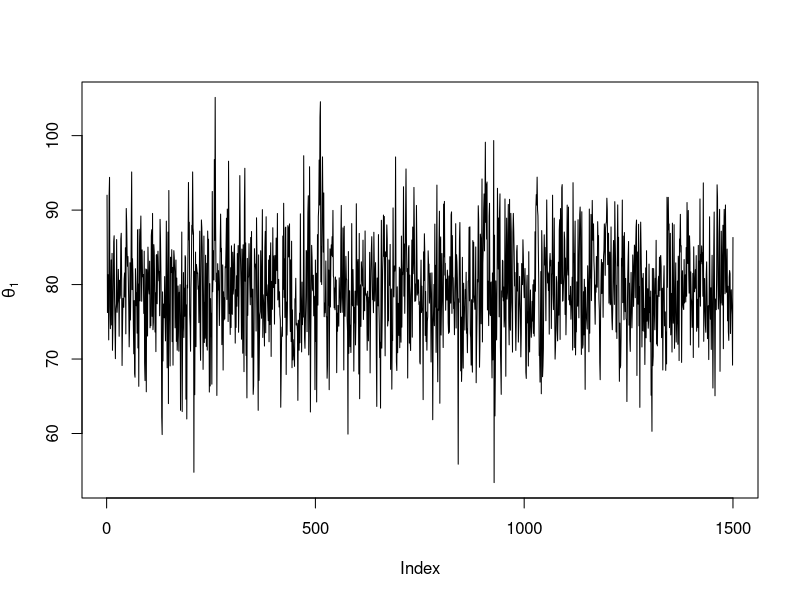
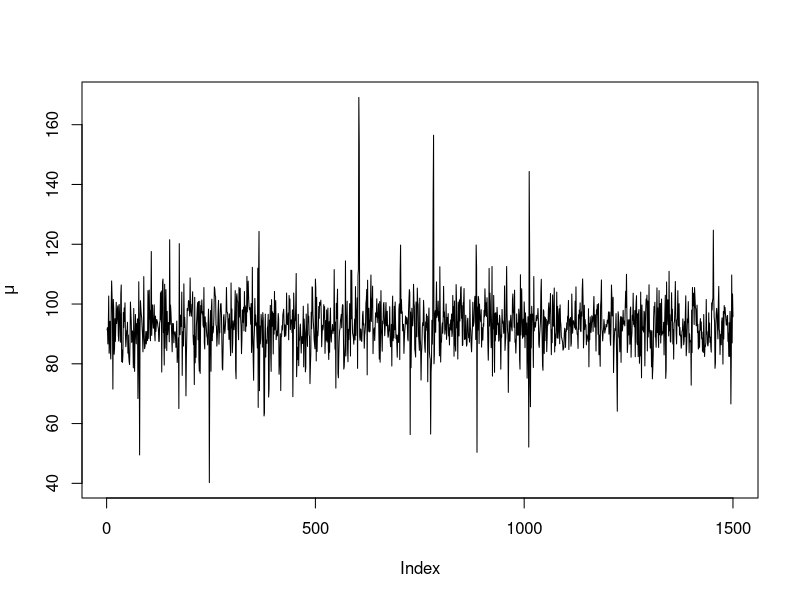

Here is the R script that generated these plots, in order:
## ---- chunk 1
knitr::opts_chunk$set(echo = TRUE)
## ---- chunk 2
# QC data set
qc <- matrix(c(1, 83,92,92,46,67,
               2, 117,109,114,104,87,
               3, 101,93,92,86,67,
               4, 105,119,116,102,116,
               5, 79,97,103,79,92,
               6, 57,92,104,77,100), byrow = TRUE, nrow = 6, ncol = 6)
qc <- qc[,-1] # each row j is associated with machine j
n.groups <- nrow(qc) # J
n.obs <- nrow(qc) * ncol(qc) # n
n.samples <- ncol(qc) # n_j
## ---- chunk 3
# gibbs sampler for seperate model

## ---- chunk 4
# gibbs sampler for pooled model

## ---- chunk 5
# functions to draw parameter from conditional distribution
update_theta <- function(mu, tau2, sigma2, nj = n.samples) {
  Vthetaj <- 1/(1/tau2 + nj/sigma2)
  thetahat <- (mu/tau2 + (nj/sigma2)*rowMeans(qc)) * Vthetaj
  theta <- rnorm(n.groups, mean = thetahat, sd = sqrt(Vthetaj))
  return(theta)
}

update_mu <- function(theta, tau2, J = n.groups) {
  muhat <- mean(theta)
  mu <- rnorm(1, mean = muhat, sd = sqrt(tau2/J))
  return(mu)
}
# draw tau2 and sigma from inv-chisquare distributions
# to draw theta ~ inv-x^2(nu, s2); draw X from x^2_nu; let theta = nu * s2/X
update_sigma2 <- function(theta, n = n.obs) {
sigma2hat <- sum((qc - theta)^2) / n 
sigma2 <- n*sigma2hat/rchisq(1, n)
return(sigma2)
}

update_tau2 <- function(theta, mu, J = n.groups) {
tau2hat <- sum((theta - mu)^2)/(J - 1)
tau2 <- (J - 1)*(tau2hat)/rchisq(1, (J - 1))
return(tau2)
}
## ---- chunk 6
n.burn <- 500
n.iter <- 1000

# initialize vectors and matrices
theta <- matrix(0, nrow = n.burn + n.iter, ncol = nrow(qc))
mu <- tau2 <- sigma2 <- vector("numeric", length = n.burn + n.iter)

# get starting points using recommendations in BDA3 pg. 289
# starting values for tau and sigma are drawn in first step of gibbs sampling
theta[1,] <- apply(qc, 1, sample, 1) # take random sample from observations for each group
mu[1] <- mean(theta[1,]) # use the mean of the starting values of theta
sigma2[1] <- update_sigma2(theta[1,])
tau2[1] <- update_tau2(theta[1,], mu[1])

# gibbs sampler for hierarchical model
for (iter in 2:(n.burn + n.iter)) {
  theta[iter,] <- update_theta(mu[iter - 1], tau2[iter - 1], sigma2[iter - 1])
  mu[iter] <- update_mu(theta[iter,], tau2[iter-1])
  sigma2[iter] <- update_sigma2(theta[iter,])
  tau2[iter] <- update_tau2(theta[iter,], mu[iter])
}
## ---- chunk 7
plot(theta[,1], type = "l", ylab = expression(theta[1]))
plot(mu, type = "l", ylab = expression(mu))
